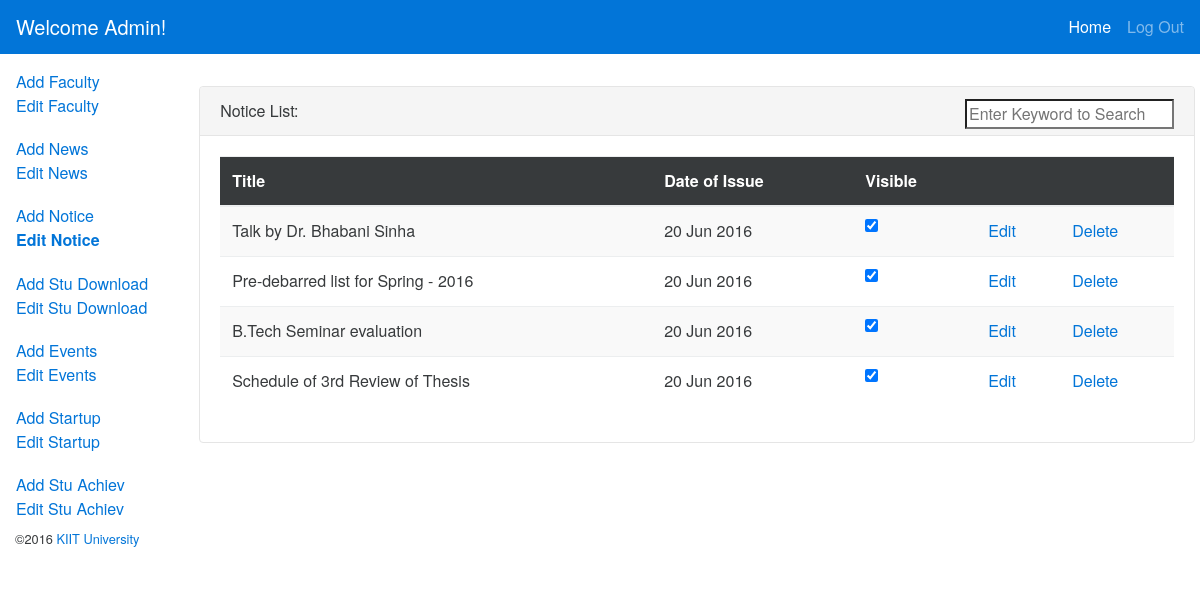
The app's page /admin_panel/notice_view.php (signed in) with its own data.
### tables this page shows
CREATE TABLE IF NOT EXISTS `notice` (
  `id` int(11) NOT NULL AUTO_INCREMENT,
  `Title` varchar(100) NOT NULL,
  `Link` varchar(500) NOT NULL,
  `Date` varchar(50) NOT NULL,
  `Visibility` tinyint(1) NOT NULL,
  PRIMARY KEY (`id`)
);

### admin_panel/notice_view.php (the view, shortened to what this page needs)
<?php
include('php/intialize.php');
$result = $con->prepare("SELECT * FROM `notice`");
		         $result->execute();
?>
<!DOCTYPE html>
<html><head><meta http-equiv="Content-Type" content="text/html; charset=UTF-8">
  <link rel="stylesheet" href="css/style.css">
  <link rel="stylesheet" href="css/bootstrap.min.css">
  <link href="css/font-awesome.min.css" rel="stylesheet">
</head>
<body>
<?php
if (isset($_SESSION['Username']) && $_SESSION['Password'] == true) {
  ?>
  <nav class="navbar navbar-fixed-top navbar-dark bg-primary">
    <a class="navbar-brand">Welcome Admin!</a>
    <div class="collapse navbar-toggleable-xs" id="collapsingNavbar">
        <ul class="nav navbar-nav pull-right">
            <li class="nav-item active">
                <a class="nav-link" href="index.php">Home <span class="sr-only">Home</span></a>
            </li>
            <li class="nav-item">
                <a class="nav-link" href="" data-target="#myModal" data-toggle="modal">Log Out</a>
            </li>
        </ul>
    </div>
</nav>
<div class="container-fluid" id="main">
    <div class="row row-offcanvas row-offcanvas-left">
        <div class="col-md-3 col-lg-2 sidebar-offcanvas" id="sidebar" role="navigation">
            <ul class="nav nav-pills nav-stacked">
                <li class="nav-item"><div class="nav-link">
                <a href="faculty_add.php">Add Faculty</a> </br>
                <a href="faculty_view.php">Edit Faculty</a>
                </div>
                </li>
                <li class="nav-item"><div class="nav-link">
                <a href="news_add.php">Add News</a> </br>
                <a href="news_view.php">Edit News</a>
                </div>
                </li>
                <li class="nav-item"><div class="nav-link">
                <a href="notice_add.php">Add Notice</a> </br>
                <a href="notice_view.php"><strong>Edit Notice</strong></a>
                </div>
                </li>
                <li class="nav-item"><div class="nav-link">
                <a href="stu_res_add.php">Add Stu Download</a> </br>
                <a href="stu_res_view.php">Edit Stu Download</a>
                </div>
                </li>
                <li class="nav-item"><div class="nav-link">
                <a href="event_add.php">Add Events</a> </br>
                <a href="event_view.php">Edit Events</a>
                </div>
                </li>
                <li class="nav-item"><div class="nav-link">
                <a href="startup_add.php">Add Startup</a> </br>
                <a href="startup_view.php">Edit Startup</a>
                </div>
                </li>
                <li class="nav-item"><div class="nav-link">
                <a href="stu_add.php">Add Stu Achiev</a> </br>
                <a href="stu_view.php">Edit Stu Achiev</a>
                </div>
                </li>
            </ul>
        </div>
        <div class="col-md-9 col-lg-10 main">
               </div>
           <div id="newfac" class="card">
                        <div class="card-header">
                         Notice List:
                        <input type="text" style="float:right;" name="Search" id="Search" placeholder="Enter Keyword to Search"></input>
                        </div>
                        <div class="card-block">
                            <div class="table-responsive">
                        <table class="table table-striped" id="list">
                            <thead class="thead-inverse">
                                <tr>
                                    <th>Title</th>
                                    <th>Date of Issue</th>
                                    <th>Visible</th>
                                    <th>&nbsp;</th>
                                    <th>&nbsp;</th>
                                </tr>
                            </thead>
                            <tbody>
                            <?php
		         for($i=0; $row = $result->fetch(); $i++){
	             ?>
                                <tr id="<?php echo $row['id']; ?>">
                                    <td><?php echo $row['Title']; ?></td>
                                    <td><?php echo date("d M Y", strtotime($row['Date'])); ?></td>
                                    <td><input type="checkbox" class="checkbox" rel="<?php echo $row['id'];?>" rel2="notice" value="1"
                                        <?php if($row['Visibility']==1) echo 'checked'; ?>>
                                        </td>
                                    <td><a href="notice_edit.php?id=<?php echo $row['id']; ?>">Edit</a></td>
                                    <td><a href="#" onclick="return false;" class="del_btn" rel="<?php echo $row['id'];?>">Delete</a></td>
                                </tr>
                                <?php } ?>
                            </tbody> </table></div></div></div>
</div></div>
<footer class="container-fluid">
    <p class="text-right small">©2016 <a href="http://kiit.ac.in">KIIT University</a></p>
</footer>
 <?php }
 else{ ?>
 <center><h3>You are Not Logged in click <a href="login.php?r=<?php echo $_SERVER['REQUEST_URI'];?>">here</a> to login.</h3></center>
 <?php } ?>
</body></html>

### admin_panel/css/style.css (style rules this page uses)
body { padding-top:62px; }
body, html { height:100%; }
.container-fluid >.row { margin-left: -15px; margin-right: -10px; }
#sidebar { padding-left:0; }
.card { overflow:hidden; }

### records on screen
notice: Title "Talk by Dr. Bhabani Sinha", Date "20 Jun 2016", Visibility "☑"
notice: Title "Pre-debarred list for Spring - 2016", Date "20 Jun 2016", Visibility "☑"
notice: Title "B.Tech Seminar evaluation", Date "20 Jun 2016", Visibility "☑"
notice: Title "Schedule of 3rd Review of Thesis", Date "20 Jun 2016", Visibility "☑"
